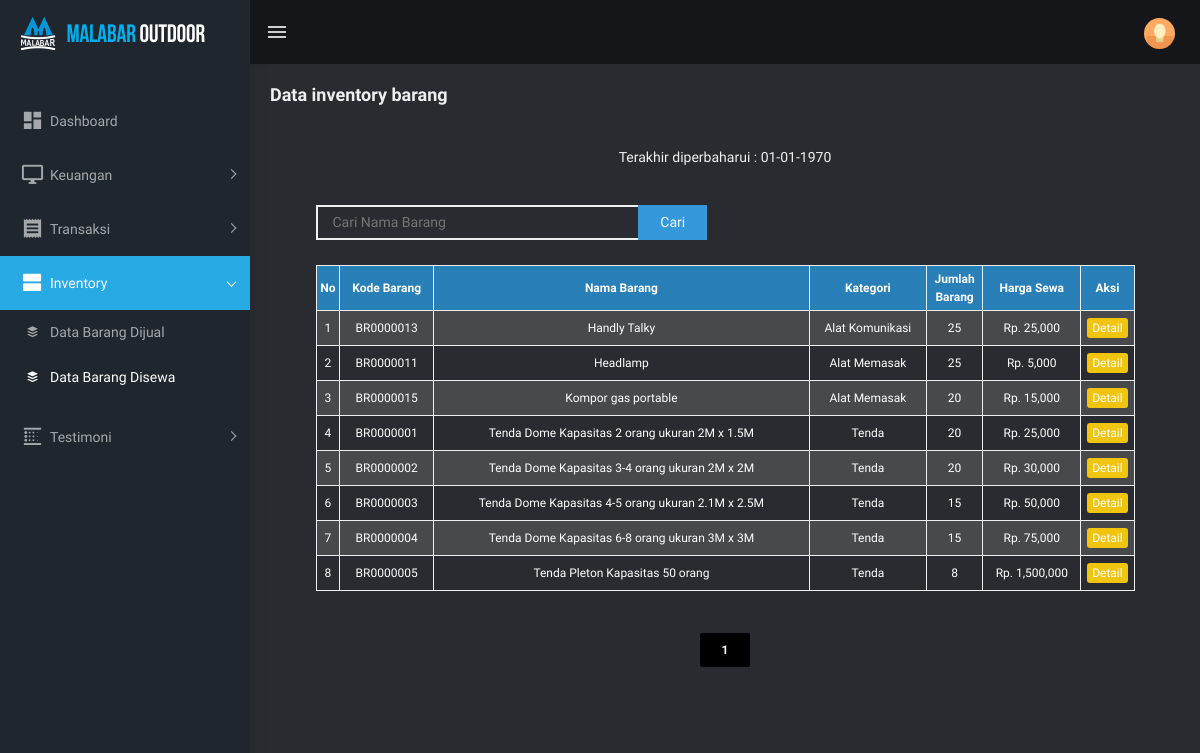
/admin/html/owner/databarangsewa.php (signed in), run on an earlier commit of the app's database.
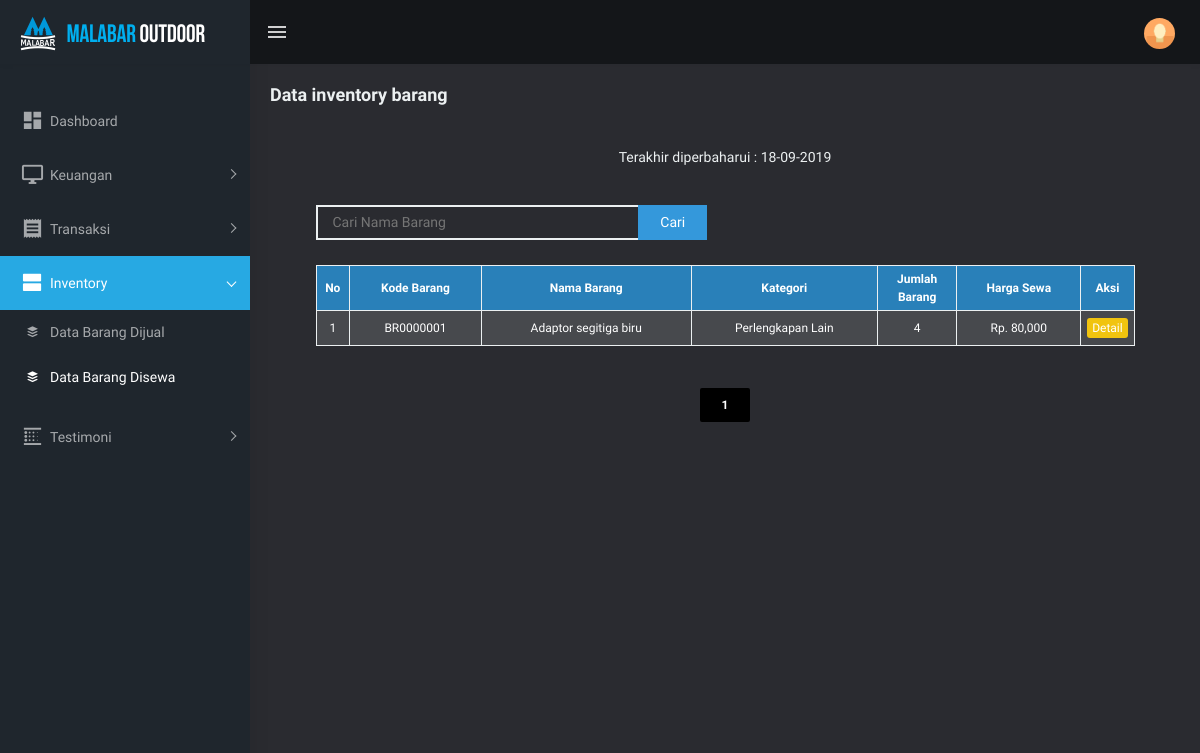
And on a later commit of the database.
### tables this page shows
CREATE TABLE `barang` (
  `idBrg` varchar(9) NOT NULL,
  `namaBrg` varchar(50) NOT NULL,
  `jenisBrg` varchar(25) NOT NULL,
  `hargaBrg` int(11) DEFAULT NULL,
  `hargaSewa` int(11) DEFAULT NULL,
  `Deskrip` text NOT NULL,
  `Foto` varchar(200) NOT NULL,
  `stockBrg` int(11) NOT NULL
);

### admin/html/owner/databarangsewa.php (the view, shortened to what the changed rows need)
<?php
include "../../../config.php";
$halaman = 15;
$page = isset($_GET["halaman"]) ? (int)$_GET["halaman"] : 1;
$mulai = ($page>1) ? ($page * $halaman) - $halaman : 0;
$result = mysqli_query($koneksi,"SELECT * FROM barang where hargaSewa <> '0'");
$total = mysqli_num_rows($result);
$pages = ceil($total/$halaman);
$pagi = false;
?>
<!DOCTYPE html>
<html dir="ltr" lang="en">
<head>
    <link href="../../assets/libs/flot/css/float-chart.css" rel="stylesheet">
    <link href="../../dist/css/style.min.css" rel="stylesheet">
</head>
<body>
    <?php
    $res = "SELECT max(tglBeli) tglLast FROM `beli` join detailbeli on beli.kdBeli = detailbeli.kdBeli join barang on detailbeli.idBrg = barang.idBrg WHERE barang.hargaSewa <> 0";
    $mysql = mysqli_query($koneksi,$res);
    $assc = mysqli_fetch_assoc($mysql);
    ?>
    <div id="main-wrapper">
        <div class="page-wrapper" style="background-color: #2a2b30; color: rgba(236, 240, 241,1.0)">
            <div class="container-fluid">
                <br>
                <center>
                    <p>Terakhir diperbaharui : <?php echo date("d-m-Y", strtotime($assc['tglLast'])) ?></p><br>
                    <div style="width: 90%; text-align: left;">
                        <div class="inblock" style="width: 49.5%">
                        </div>
                    </div>
                    <table style="margin-top: 25px">
                        <tr>
                            <th>No</th>
                            <th>Kode Barang</th>
                            <th>Nama Barang</th>
                            <th>Kategori</th>
                            <th>Jumlah<br>Barang</th>
                            <th>Harga Sewa</th>
                            <th width="6.5%">Aksi</th>
                        </tr>
                        <?php
                        $no = 1;
                        if (isset($_POST['submit'])) {
                            $nama = $_POST['cari'];
                            $brg = mysqli_query($koneksi,"SELECT * FROM barang where hargaSewa <> '0' and namaBrg like '%".$nama."%' ORDER BY `namaBrg` ASC");
                            while($barang = mysqli_fetch_assoc($brg)){
                                ?>
                                <tr>
                                    <td><?php echo $no ?></td>
                                    <td><?php echo $barang['idBrg'] ?></td>
                                    <td><?php echo $barang['namaBrg'] ?></td>
                                    <td><?php echo $barang['jenisBrg'] ?></td>
                                    <td><?php echo $barang['stockBrg'] ?></td>
                                    <td><?php echo "Rp. ",number_format($barang['hargaSewa']) ?></td>
                                    <td>
                                        <a href="detailbrg.php?id= <?php echo $barang['idBrg']; ?>" class="tombol">Detail</a>
                                    </td>
                                </tr>
                                <?php
                                $no++;
                            }
                        }
                        else{
                            $pagi = true;
                            $brg = mysqli_query($koneksi,"SELECT * FROM barang where hargaSewa <> '0' ORDER BY `namaBrg` ASC LIMIT $mulai, $halaman");
                            while($barang = mysqli_fetch_assoc($brg)){
                                ?>
                                <tr>
                                    <td><?php echo $no ?></td>
                                    <td><?php echo $barang['idBrg'] ?></td>
                                    <td><?php echo $barang['namaBrg'] ?></td>
                                    <td><?php echo $barang['jenisBrg'] ?></td>
                                    <td><?php echo $barang['stockBrg'] ?></td>
                                    <td><?php echo "Rp. ",number_format($barang['hargaSewa']) ?></td>
                                    <td>
                                        <a href="detailbrg.php?id=<?php echo $barang['idBrg']; ?>" class="tombol">Detail</a>
                                    </td>
                                </tr>
                                <?php
                                $no++;
                            }
                        }
                        ?>
                    </table>
                    <br><br>
                    <?php
                    if ($pagi == true ){ ?>
                        <div align="center">
                            <?php for ($i=1; $i<=$pages ; $i++){ ?>
                                <a href="?halaman=<?php echo $i; ?>" class="btn btn-black"><?php echo $i; ?></a>
                            <?php } ?>
                        </div>
                        <?php
                    }
                    ?>
                </center>
            </div>
        </div>
    </div>
</body>
</html>

What changed in the data, as far as the page shows it:
removed barang: idBrg "BR0000013", namaBrg "Handly Talky", jenisBrg "Alat Komunikasi", stockBrg "25", hargaSewa "25,000"
removed barang: idBrg "BR0000011", namaBrg "Headlamp", jenisBrg "Alat Memasak", stockBrg "25", hargaSewa "5,000"
removed barang: idBrg "BR0000015", namaBrg "Kompor gas portable", jenisBrg "Alat Memasak", stockBrg "20", hargaSewa "15,000"
no longer on this page (row edited): barang: idBrg "BR0000002", namaBrg "Tenda Dome Kapasitas 3-4 orang ukuran 2M x 2M", jenisBrg "Tenda", stockBrg "20", hargaSewa "30,000"
no longer on this page (row edited): barang: idBrg "BR0000003", namaBrg "Tenda Dome Kapasitas 4-5 orang ukuran 2.1M x 2.5M", jenisBrg "Tenda", stockBrg "15", hargaSewa "50,000"
removed barang: idBrg "BR0000004", namaBrg "Tenda Dome Kapasitas 6-8 orang ukuran 3M x 3M", jenisBrg "Tenda", stockBrg "15", hargaSewa "75,000"
removed barang: idBrg "BR0000005", namaBrg "Tenda Pleton Kapasitas 50 orang", jenisBrg "Tenda", stockBrg "8", hargaSewa "1,500,000"
changed barang "BR0000001": namaBrg "Tenda Dome Kapasitas 2 orang ukuran 2M x 1.5M" → "Adaptor segitiga biru"; jenisBrg "Tenda" → "Perlengkapan Lain"; stockBrg "20" → "4"; hargaSewa "25,000" → "80,000"
Also different on the page:
date("d-m-Y", strtotime($assc['tglLast'])): "01-01-1970" → "18-09-2019"
